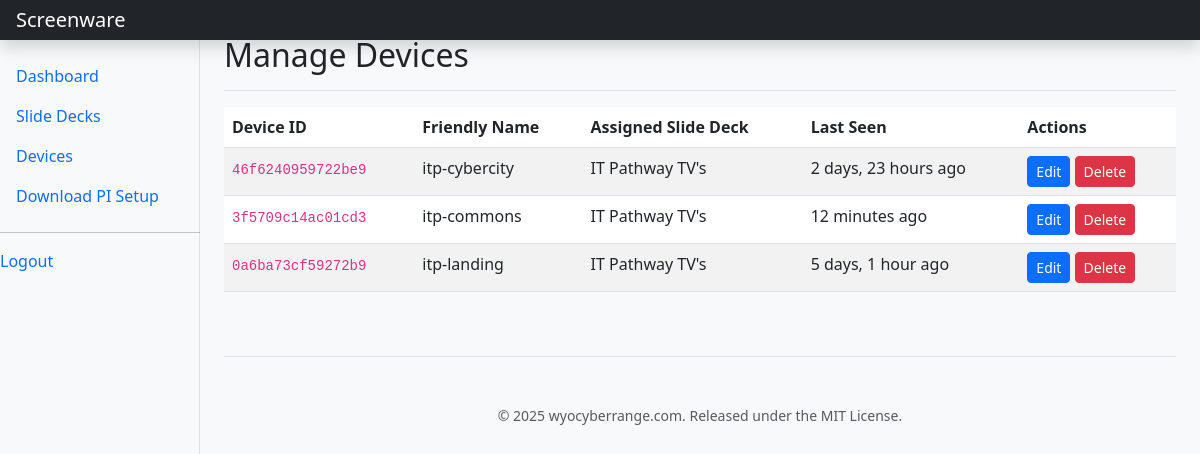
The app's page /manage/devices/ (signed in) with its own data.
### slideshow/models.py (models this page shows, shortened)
class Device(models.Model):
    device_id = models.CharField(
        max_length=255,
        unique=True,
        primary_key=True,
        help_text="A unique identifier for the device, e.g., a MAC address."
    )
    name = models.CharField(
        max_length=100,
        blank=True,
        help_text="A friendly name for the device, e.g., 'Lobby Display'"
    )
    last_seen = models.DateTimeField(
        default=timezone.now,
        help_text="The last time this device sent a heartbeat."
    )
    ip_address = models.GenericIPAddressField(blank=True, null=True)
    assigned_slidedeck = models.ForeignKey(
        SlideDeck,
        on_delete=models.SET_NULL,
        blank=True,
        null=True,
        related_name='devices'
    )

class SlideDeck(models.Model):
    name = models.CharField(max_length=100, unique=True)
    slug = models.SlugField(max_length=100, unique=True, help_text="A short, URL-friendly version of the name.")
    last_updated = models.DateTimeField(auto_now=True)

### management/views.py (the view)
# urls.py: path('devices/', views.DeviceListView.as_view(), name='manage_device_list'),
class DeviceListView(LoginRequiredMixin, ListView):
    model = Device
    template_name = 'management/device_list.html'
    context_object_name = 'devices'

### management/templates/management/device_list.html (shortened to what this page needs)
{% extends 'management/base.html' %}
{% block content %}
<div class="d-flex justify-content-between flex-wrap flex-md-nowrap align-items-center pt-3 pb-2 mb-3 border-bottom">
    <h1 class="h2">Manage Devices</h1>
</div>
<div class="table-responsive">
    <table class="table table-striped">
        <thead>
            <tr>
                <th>Device ID</th>
                <th>Friendly Name</th>
                <th>Assigned Slide Deck</th> <th>Last Seen</th>
                <th>Actions</th>
            </tr>
        </thead>
        <tbody>
            {% for device in devices %}
            <tr>
                <td><code>{{ device.device_id }}</code></td>
                <td>{{ device.name|default:"--" }}</td>
                <td>
                    {% if device.assigned_slidedeck %}
                        {{ device.assigned_slidedeck.name }}
                    {% else %}
                        <span class="text-muted">--</span>
                    {% endif %}
                </td>
                <td>{{ device.last_seen|timesince }} ago</td>
                <td>
                    <a href="{% url 'manage_device_edit' device.pk %}" class="btn btn-sm btn-primary">Edit</a>
                    <a href="{% url 'manage_device_delete' device.pk %}" class="btn btn-sm btn-danger">Delete</a>
                </td>
            </tr>
            {% empty %}
            <tr>
                <td colspan="5" class="text-center">No devices have checked in yet.</td>
            </tr>
            {% endfor %}
        </tbody>
    </table>
</div>
{% endblock %}

### management/templates/management/base.html (style rules this page uses)
body { background-color: #f8f9fa; }

### records on screen
Device: device_id "46f6240959722be9", name "itp-cybercity", assigned_slidedeck.name "IT Pathway TV's", last_seen "2 days, 23 hours"
Device: device_id "3f5709c14ac01cd3", name "itp-commons", assigned_slidedeck.name "IT Pathway TV's", last_seen "12 minutes"
Device: device_id "0a6ba73cf59272b9", name "itp-landing", assigned_slidedeck.name "IT Pathway TV's", last_seen "5 days, 1 hour"
